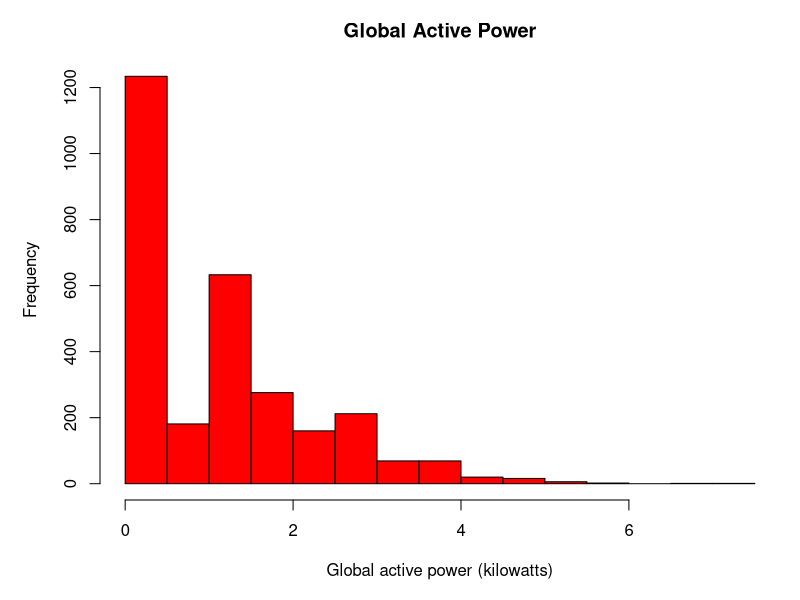

The R script that drew this image:
## Read data
data <- read.csv("assignment_data.csv")
head(data)

## Missing value
lapply(data, function(x) sum(grepl("\\?",x)))
### No missing values marked by "?"

## Plot 1 histogram
png(filename = "plot1.png", width = 480, height = 480)
par(mar = c(5,5,3,1))
with(data, hist(global_active_power, 
                col = "red1", 
                xlab = "Global active power (kilowatts)",
                main = "Global Active Power"))
dev.off()
